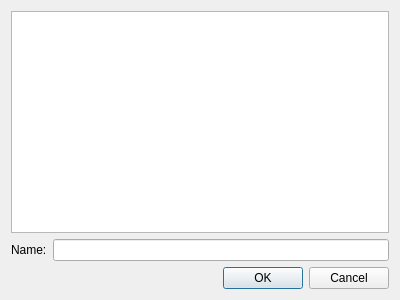
<ui version="4.0" >
 <class>NewResourceDialog</class>
 <widget class="QDialog" name="NewResourceDialog" >
  <property name="geometry" >
   <rect>
    <x>0</x>
    <y>0</y>
    <width>400</width>
    <height>300</height>
   </rect>
  </property>
  <property name="windowTitle" >
   <string>New Resource</string>
  </property>
  <layout class="QVBoxLayout" name="verticalLayout" >
   <item>
    <widget class="QListWidget" name="listWidget" />
   </item>
   <item>
    <layout class="QHBoxLayout" name="horizontalLayout" >
     <item>
      <widget class="QLabel" name="label" >
       <property name="text" >
        <string>Name:</string>
       </property>
      </widget>
     </item>
     <item>
      <widget class="QLineEdit" name="nameEdit" />
     </item>
    </layout>
   </item>
   <item>
    <widget class="QDialogButtonBox" name="buttonBox" >
     <property name="orientation" >
      <enum>Qt::Horizontal</enum>
     </property>
     <property name="standardButtons" >
      <set>QDialogButtonBox::Cancel|QDialogButtonBox::Ok</set>
     </property>
    </widget>
   </item>
  </layout>
 </widget>
 <resources/>
 <connections>
  <connection>
   <sender>buttonBox</sender>
   <signal>accepted()</signal>
   <receiver>NewResourceDialog</receiver>
   <slot>accept()</slot>
   <hints>
    <hint type="sourcelabel" >
     <x>248</x>
     <y>254</y>
    </hint>
    <hint type="destinationlabel" >
     <x>157</x>
     <y>274</y>
    </hint>
   </hints>
  </connection>
  <connection>
   <sender>buttonBox</sender>
   <signal>rejected()</signal>
   <receiver>NewResourceDialog</receiver>
   <slot>reject()</slot>
   <hints>
    <hint type="sourcelabel" >
     <x>316</x>
     <y>260</y>
    </hint>
    <hint type="destinationlabel" >
     <x>286</x>
     <y>274</y>
    </hint>
   </hints>
  </connection>
 </connections>
</ui>
